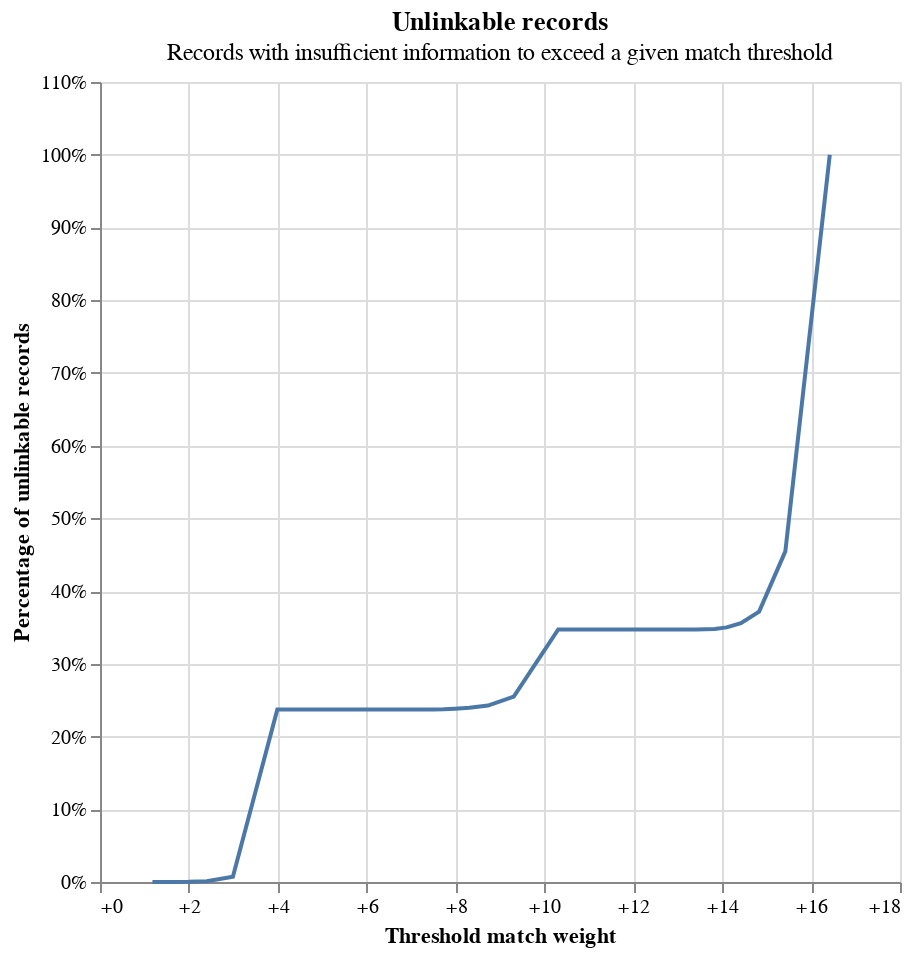

Notebook source saved alongside this figure:
### Code cell
save_dir = os.path.join("results", "splink")
if not os.path.exists(save_dir):
    os.makedirs(save_dir)

# iterate file name number to avoid overwriting

save_path = os.path.join(save_dir, f"model_{training_session_fname_sname}.json")

settings = linker.misc.save_model_to_json(
    save_path, overwrite=True
)
linker.evaluation.unlinkables_chart()

### Figure 1 — Vega-Lite specification as saved in the notebook (floating-point values rounded to 4 significant figures)
{"config": {"view": {"continuousWidth": 400, "continuousHeight": 300}}, "layer": [{"mark": {"type": "line"}, "encoding": {"x": {"axis": {"format": "+", "title": "Threshold match weight"}, "field": "match_weight", "type": "quantitative"}, "y": {"axis": {"format": "%", "title": "Percentage of unlinkable records"}, "field": "cum_prop", "type": "quantitative"}}}, {"mark": {"type": "point"}, "encoding": {"opacity": {"condition": {"param": "x_match_weight_y_cum_prop_coords_of_mouse", "value": 1, "empty": false}, "value": 0}, "tooltip": [{"field": "match_weight", "format": "+.5", "title": "Match weight", "type": "quantitative"}, {"field": "match_probability", "format": ".5", "title": "Match probability", "type": "quantitative"}, {"field": "cum_prop", "format": ".3%", "title": "Proportion of unlinkable records", "type": "quantitative"}], "x": {"axis": {"title": "Threshold match weight"}, "field": "match_weight", "type": "quantitative"}, "y": {"axis": {"format": "%", "title": "Percentage of unlinkable records"}, "field": "cum_prop", "type": "quantitative"}}, "name": "mouse_coords"}, {"mark": {"type": "rule", "color": "gray"}, "encoding": {"x": {"field": "match_weight", "type": "quantitative"}}, "transform": [{"filter": {"param": "x_match_weight_y_cum_prop_coords_of_mouse", "empty": false}}]}, {"mark": {"type": "rule", "color": "gray"}, "encoding": {"y": {"field": "cum_prop", "type": "quantitative"}}, "transform": [{"filter": {"param": "x_match_weight_y_cum_prop_coords_of_mouse", "empty": false}}]}], "data": {"name": "data-a57f6f17bd7d0525cff9e2c66a16107c"}, "height": 400, "params": [{"name": "x_match_weight_y_cum_prop_coords_of_mouse", "select": {"type": "point", "fields": ["match_weight", "cum_prop"], "nearest": true, "on": "mouseover"}, "views": ["mouse_coords"]}], "title": {"text": "Unlinkable records", "subtitle": "Records with insufficient information to exceed a given match threshold"}, "width": 400, "$schema": "https://vega.github.io/schema/vega-lite/v5.9.3.json", "datasets": {"data-a57f6f17bd7d0525cff9e2c66a16107c": [{"match_weight": 1.18, "match_probability": 0.6938, "prop": 1.342e-05, "cum_prop": 1.342e-05}, {"match_weight": 1.4, "match_probability": 0.7256, "prop": 4.026e-05, "cum_prop": 5.369e-05}, {"match_weight": 1.67, "match_probability": 0.7603, "prop": 8.053e-05, "cum_prop": 0.0001342}, {"match_weight": 1.99, "match_probability": 0.7986, "prop": 0.0001208, "cum_prop": 0.000255}, {"match_weight": 2.4, "match_probability": 0.8409, "prop": 0.0009127, "cum_prop": 0.001168}, {"match_weight": 2.99, "match_probability": 0.888, "prop": 0.005946, "cum_prop": 0.007113}, {"match_weight": 3.99, "match_probability": 0.9407, "prop": 0.23, "cum_prop": 0.2371}, {"match_weight": 6.51, "match_probability": 0.9891, "prop": 6.711e-05, "cum_prop": 0.2372}, {"match_weight": 7.31, "match_probability": 0.9938, "prop": 4.026e-05, "cum_prop": 0.2372}, {"match_weight": 7.51, "match_probability": 0.9945, "prop": 8.053e-05, "cum_prop": 0.2373}, {"match_weight": 7.73, "match_probability": 0.9953, "prop": 0.0001611, "cum_prop": 0.2375}, {"match_weight": 7.99, "match_probability": 0.9961, "prop": 0.000765, "cum_prop": 0.2382}, {"match_weight": 8.31, "match_probability": 0.9969, "prop": 0.001369, "cum_prop": 0.2396}, {"match_weight": 8.73, "match_probability": 0.9977, "prop": 0.00298, "cum_prop": 0.2426}, {"match_weight": 9.31, "match_probability": 0.9984, "prop": 0.0124, "cum_prop": 0.255}, {"match_weight": 10.31, "match_probability": 0.9992, "prop": 0.0922, "cum_prop": 0.3472}, {"match_weight": 12.61, "match_probability": 0.9998, "prop": 0.0001208, "cum_prop": 0.3473}, {"match_weight": 13.42, "match_probability": 0.9999, "prop": 6.711e-05, "cum_prop": 0.3474}, {"match_weight": 13.61, "match_probability": 0.9999, "prop": 0.0001879, "cum_prop": 0.3475}, {"match_weight": 13.83, "match_probability": 0.9999, "prop": 0.0004429, "cum_prop": 0.348}, {"match_weight": 14.1, "match_probability": 0.9999, "prop": 0.002107, "cum_prop": 0.3501}, {"match_weight": 14.42, "match_probability": 1.0, "prop": 0.005811, "cum_prop": 0.3559}, {"match_weight": 14.83, "match_probability": 1.0, "prop": 0.01584, "cum_prop": 0.3717}, {"match_weight": 15.42, "match_probability": 1.0, "prop": 0.08282, "cum_prop": 0.4546}, {"match_weight": 16.42, "match_probability": 1.0, "prop": 0.5454, "cum_prop": 1.0}]}}
